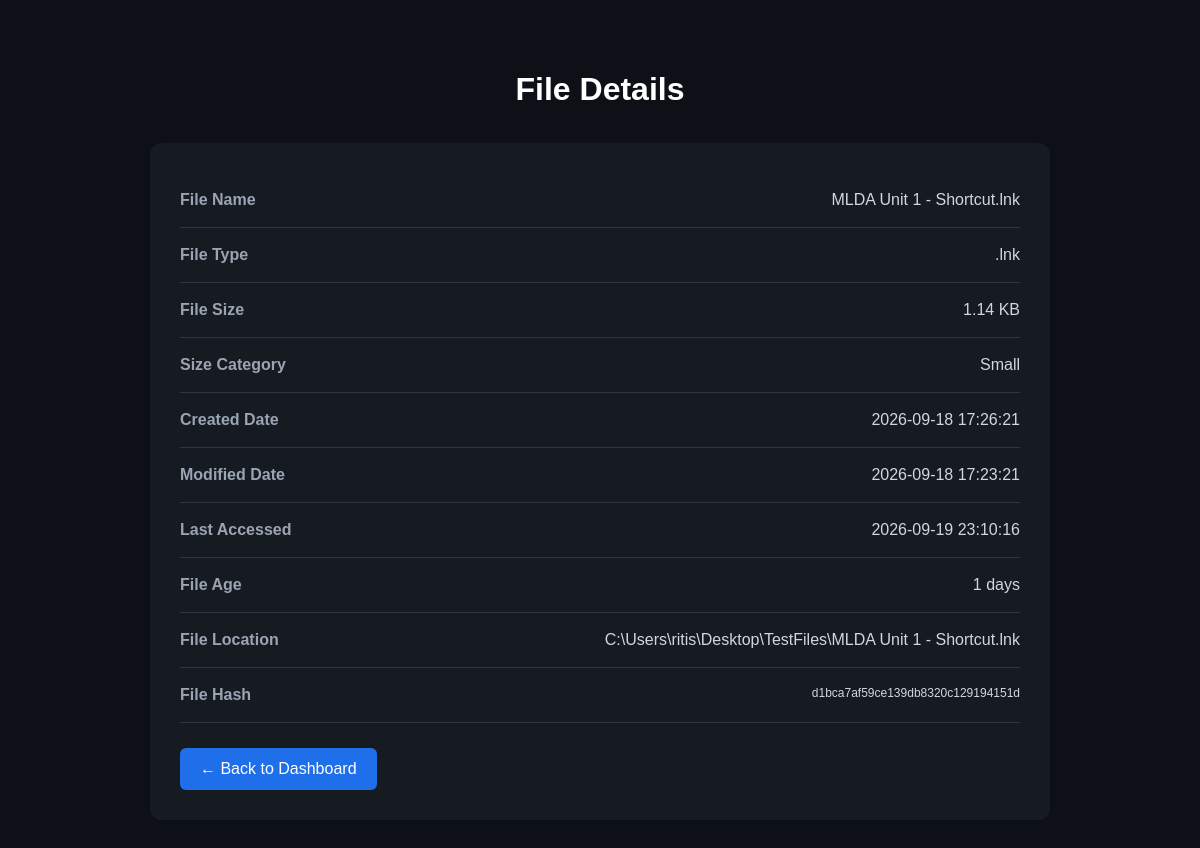
/details/34, run on the app's committed database.
### tables this page shows
CREATE TABLE files (
            id INTEGER PRIMARY KEY AUTOINCREMENT,
            file_name TEXT,
            file_type TEXT,
            file_size INTEGER,
            created_date TEXT,
            modified_date TEXT,
            accessed_date TEXT,
            file_path TEXT UNIQUE,
            file_hash TEXT
        );

### app/app.py (the view)
@app.route("/details/<int:file_id>")
def details(file_id):
    files = get_all_files()
    selected_file = None
    for file in files:
        if file[0] == file_id:
            selected_file = file
            break
    if selected_file is None:
        return "File not found."
    file_data = prepare_file_data(
        selected_file
    )
    return render_template(
        "details.html",
        file=file_data
    )

### app/app.py (called while the page is built)
def get_category(file_type):
    file_type = file_type.lower()
    if file_type in [
        ".pdf",
        ".doc",
        ".docx",
        ".txt",
        ".xls",
        ".xlsx"
    ]:
        return "document"
    elif file_type in [
        ".ppt",
        ".pptx"
    ]:
        return "presentation"
    elif file_type in [
        ".jpg",
        ".jpeg",
        ".png",
        ".gif",
        ".bmp"
    ]:
        return "image"
    else:
        return "other"

### database/database.py (called while the page is built)
def get_all_files():
    connection = sqlite3.connect(DATABASE_NAME)
    cursor = connection.cursor()
    cursor.execute("""
        SELECT * FROM files
    """)
    files = cursor.fetchall()
    connection.close()
    return files

### templates/details.html (shortened to what this page needs)
<!DOCTYPE html>
<html lang="en">
<head>
</head>
<body>
    <div class="container">
        <h1>File Details</h1>
        <div class="details-box">
            <div class="detail-row">
                <span class="label">
                    File Name
                </span>
                <span class="value">
                    {{ file.name }}
                </span>
            </div>
            <div class="detail-row">
                <span class="label">
                    File Type
                </span>
                <span class="value">
                    {{ file.type }}
                </span>
            </div>
            <div class="detail-row">
                <span class="label">
                    File Size
                </span>
                <span class="value">
                    {{ file.size }}
                </span>
            </div>
            <div class="detail-row">
                <span class="label">
                    Size Category
                </span>
                <span class="value">
                    {{ file.size_category }}
                </span>
            </div>
            <div class="detail-row">
                <span class="label">
                    Created Date
                </span>
                <span class="value">
                    {{ file.created }}
                </span>
            </div>
            <div class="detail-row">
                <span class="label">
                    Modified Date
                </span>
                <span class="value">
                    {{ file.modified }}
                </span>
            </div>
            <div class="detail-row">
                <span class="label">
                    Last Accessed
                </span>
                <span class="value">
                    {{ file.accessed }}
                </span>
            </div>
            <div class="detail-row">
                <span class="label">
                    File Age
                </span>
                <span class="value">
                    {{ file.age }} days
                </span>
            </div>
            <div class="detail-row">
                <span class="label">
                    File Location
                </span>
                <span class="value">
                    {{ file.path }}
                </span>
            </div>
            <div class="detail-row">
                <span class="label">
                    File Hash
                </span>
                <span class="value hash">
                    {{ file.hash }}
                </span>
            </div>
            <a href="/" class="back-button">
                ← Back to Dashboard
            </a>
        </div>
    </div>
</body>
</html>

### templates/details.html (style rules this page uses)
* { box-sizing: border-box; }
body { margin: 0; font-family: Arial, sans-serif; background: #0d1117; color: white; }
.container { width: 90%; max-width: 900px; margin: auto; padding: 50px 0; }
h1 { text-align: center; margin-bottom: 35px; }
.details-box { background: #161b22; padding: 30px; border-radius: 12px; }
.detail-row { display: flex; justify-content: space-between; gap: 30px; padding: 18px 0; border-bottom: 1px solid #30363d; }
.label { color: #9aa4b2; font-weight: bold; }
.value { color: #d0d7de; text-align: right; word-break: break-word; }
.hash { font-size: 12px; max-width: 500px; }
.back-button { display: inline-block; margin-top: 25px; padding: 12px 20px; background: #1f6feb; color: white; text-decoration: none; border-radius: 6px; }

### data on the page
files: name "MLDA Unit 1 - Shortcut.lnk", type ".lnk", created "2026-09-18 17:26:21", modified "2026-09-18 17:23:21", accessed "2026-09-19 23:10:16", path "C:\\Users\\ritis\\Desktop\\TestFiles\\MLDA Unit 1 - Shortcut.lnk", hash "d1bca7af59ce139db8320c129194151d"

### other printed values
{{ file.size }} "1.14 KB"
{{ file.size_category }} "Small"
{{ file.age }} "1"
